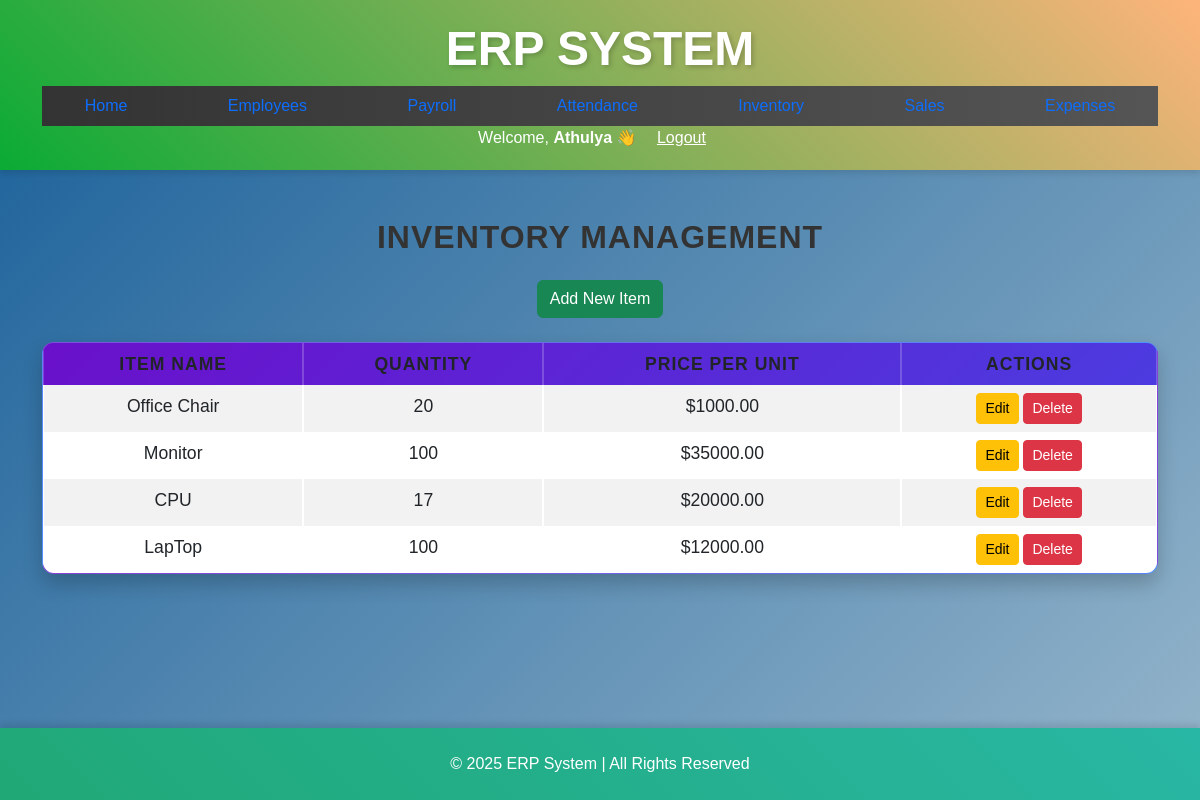
Page /inventory/ (signed in) on the earlier database version.
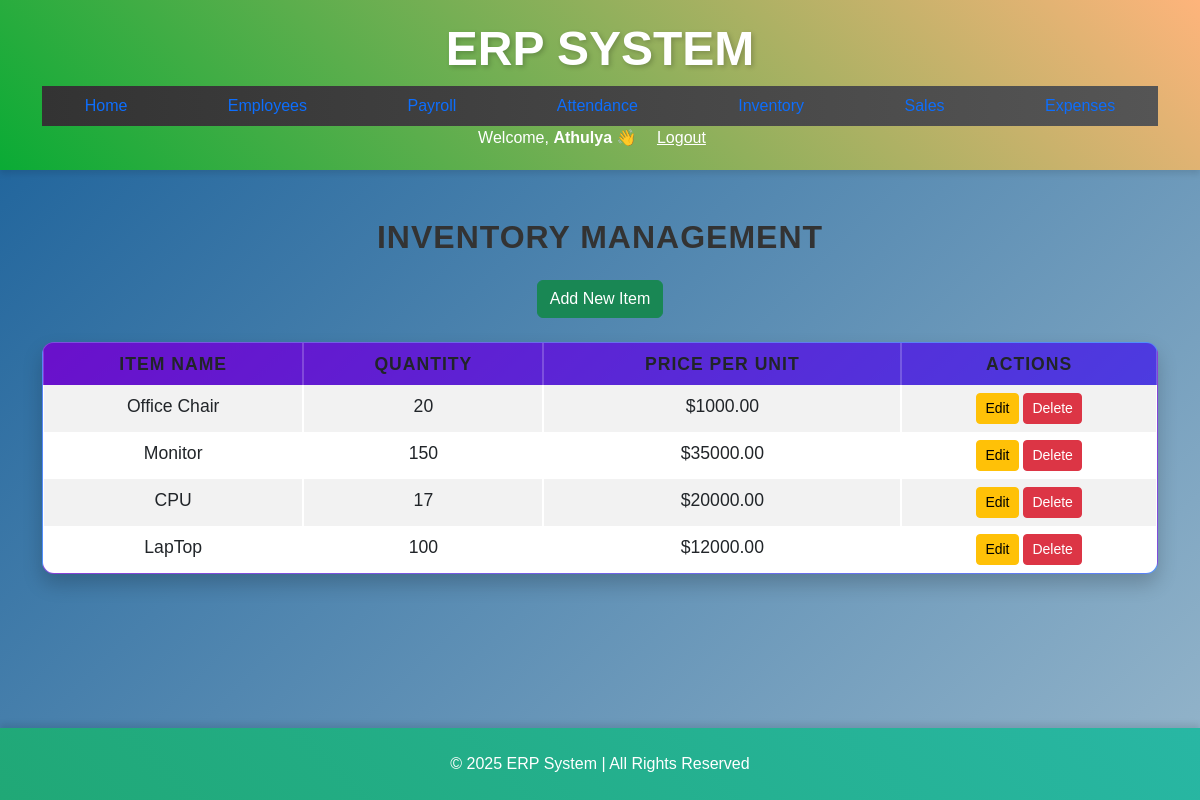
Same page on the later database version.
### erp/models.py (models this page shows, shortened)
class InventoryItem(models.Model):
    name=models.CharField(max_length=200)
    quantity=models.IntegerField()
    price_per_unit=models.DecimalField(max_digits=10,decimal_places=2)

### erp/views.py (the view)
# urls.py: path("inventory/", views.manage_inventory, name="manage_inventory"),
@login_required
def manage_inventory(request):
    items = InventoryItem.objects.all()
    return render(request, 'inventory.html', {'items': items})

### erp/templates/inventory.html
{% extends 'base.html' %}
{% block content %}
{% load static %}
<link rel="stylesheet" href="{% static 'static/css/styles.css' %}">
<body class="inventory-page">
<h2 class="text-center my-4">Inventory Management</h2>
<div class="text-center mb-4">
    <a href="{% url 'add_inventory' %}" class="btn btn-success">Add New Item</a>
</div>
<table class="table table-striped table-bordered">
    <thead class="thead-dark">
        <tr>
            <th>Item Name</th>
            <th>Quantity</th>
            <th>Price Per Unit</th>
            <th>Actions</th>
        </tr>
    </thead>
    <tbody>
        {% for item in items %}
        <tr>
            <td>{{ item.name }}</td>
            <td>{{ item.quantity }}</td>
            <td>${{ item.price_per_unit }}</td>
            <td>
                <a href="{% url 'update_inventory' item.pk %}" class="btn btn-warning btn-sm">Edit</a>
                <a href="{% url 'delete_inventory' item.pk %}" class="btn btn-danger btn-sm">Delete</a>
            </td>
        </tr>
        {% endfor %}
    </tbody>
</table>
</body>
{% endblock %}

Differences in the rows shown:
changed InventoryItem "Monitor": quantity "100" → "150"
